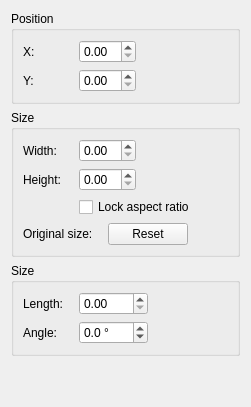
     <widget class="QWidget" name="posSizePage">
      <attribute name="title">
       <string>Position/Size</string>
      </attribute>
      <layout class="QGridLayout" name="gridLayout_21">
       <item row="0" column="0">
        <widget class="QGroupBox" name="groupBox_10">
         <property name="title">
          <string>Position</string>
         </property>
         <layout class="QGridLayout" name="gridLayout_18">
          <item row="0" column="0">
           <layout class="QFormLayout" name="formLayout_9">
            <item row="0" column="0">
             <widget class="QLabel" name="label_25">
              <property name="minimumSize">
               <size>
                <width>50</width>
                <height>0</height>
               </size>
              </property>
              <property name="text">
               <string>X:</string>
              </property>
             </widget>
            </item>
            <item row="0" column="1">
             <layout class="QHBoxLayout" name="horizontalLayout_9">
              <item>
               <widget class="QDoubleSpinBox" name="posXSpin"/>
              </item>
             </layout>
            </item>
            <item row="1" column="0">
             <widget class="QLabel" name="label_26">
              <property name="minimumSize">
               <size>
                <width>50</width>
                <height>0</height>
               </size>
              </property>
              <property name="text">
               <string>Y:</string>
              </property>
             </widget>
            </item>
            <item row="1" column="1">
             <layout class="QHBoxLayout" name="horizontalLayout_10">
              <item>
               <widget class="QDoubleSpinBox" name="posYSpin"/>
              </item>
             </layout>
            </item>
           </layout>
          </item>
          <item row="0" column="1">
           <spacer name="horizontalSpacer_9">
            <property name="orientation">
             <enum>Qt::Horizontal</enum>
            </property>
            <property name="sizeHint" stdset="0">
             <size>
              <width>40</width>
              <height>20</height>
             </size>
            </property>
           </spacer>
          </item>
         </layout>
        </widget>
       </item>
       <item row="2" column="0">
        <widget class="QGroupBox" name="sizeLineFrame">
         <property name="title">
          <string>Size</string>
         </property>
         <layout class="QGridLayout" name="gridLayout_20">
          <item row="0" column="0">
           <layout class="QFormLayout" name="formLayout_11">
            <item row="0" column="0">
             <widget class="QLabel" name="label_33">
              <property name="minimumSize">
               <size>
                <width>50</width>
                <height>0</height>
               </size>
              </property>
              <property name="text">
               <string>Length:</string>
              </property>
             </widget>
            </item>
            <item row="0" column="1">
             <layout class="QHBoxLayout" name="horizontalLayout_13">
              <item>
               <widget class="QDoubleSpinBox" name="sizeLineLengthSpin"/>
              </item>
             </layout>
            </item>
            <item row="1" column="0">
             <widget class="QLabel" name="label_35">
              <property name="minimumSize">
               <size>
                <width>50</width>
                <height>0</height>
               </size>
              </property>
              <property name="text">
               <string>Angle:</string>
              </property>
             </widget>
            </item>
            <item row="1" column="1">
             <layout class="QHBoxLayout" name="horizontalLayout_14">
              <item>
               <widget class="QDoubleSpinBox" name="sizeLineAngleSpin">
                <property name="suffix">
                 <string notr="true"> °</string>
                </property>
                <property name="decimals">
                 <number>1</number>
                </property>
                <property name="minimum">
                 <double>-180.000000000000000</double>
                </property>
                <property name="maximum">
                 <double>180.000000000000000</double>
                </property>
                <property name="singleStep">
                 <double>0.100000000000000</double>
                </property>
               </widget>
              </item>
             </layout>
            </item>
           </layout>
          </item>
          <item row="0" column="1">
           <spacer name="horizontalSpacer_11">
            <property name="orientation">
             <enum>Qt::Horizontal</enum>
            </property>
            <property name="sizeHint" stdset="0">
             <size>
              <width>40</width>
              <height>20</height>
             </size>
            </property>
           </spacer>
          </item>
         </layout>
        </widget>
       </item>
       <item row="1" column="0">
        <widget class="QGroupBox" name="sizeRectFrame">
         <property name="title">
          <string>Size</string>
         </property>
         <layout class="QGridLayout" name="gridLayout_22">
          <item row="1" column="0">
           <widget class="QWidget" name="sizeOriginalSizeGroup" native="true">
            <layout class="QHBoxLayout" name="horizontalLayout_26">
             <property name="spacing">
              <number>15</number>
             </property>
             <property name="leftMargin">
              <number>0</number>
             </property>
             <property name="topMargin">
              <number>0</number>
             </property>
             <property name="rightMargin">
              <number>0</number>
             </property>
             <property name="bottomMargin">
              <number>0</number>
             </property>
             <item>
              <widget class="QLabel" name="sizeOriginalSizeLabel">
               <property name="text">
                <string>Original size:</string>
               </property>
              </widget>
             </item>
             <item>
              <widget class="QPushButton" name="sizeResetImageButton">
               <property name="text">
                <string>Reset</string>
               </property>
              </widget>
             </item>
             <item>
              <spacer name="horizontalSpacer_25">
               <property name="orientation">
                <enum>Qt::Horizontal</enum>
               </property>
               <property name="sizeHint" stdset="0">
                <size>
                 <width>40</width>
                 <height>20</height>
                </size>
               </property>
              </spacer>
             </item>
            </layout>
           </widget>
          </item>
          <item row="0" column="0">
           <layout class="QGridLayout" name="gridLayout_19">
            <item row="0" column="1">
             <layout class="QHBoxLayout" name="horizontalLayout_11">
              <item>
               <widget class="QDoubleSpinBox" name="sizeWSpin"/>
              </item>
              <item>
               <spacer name="horizontalSpacer_10">
                <property name="orientation">
                 <enum>Qt::Horizontal</enum>
                </property>
                <property name="sizeHint" stdset="0">
                 <size>
                  <width>40</width>
                  <height>20</height>
                 </size>
                </property>
               </spacer>
              </item>
             </layout>
            </item>
            <item row="0" column="0">
             <widget class="QLabel" name="label_29">
              <property name="minimumSize">
               <size>
                <width>50</width>
                <height>0</height>
               </size>
              </property>
              <property name="text">
               <string>Width:</string>
              </property>
             </widget>
            </item>
            <item row="1" column="1">
             <layout class="QHBoxLayout" name="horizontalLayout_12">
              <item>
               <widget class="QDoubleSpinBox" name="sizeHSpin"/>
              </item>
              <item>
               <spacer name="horizontalSpacer_23">
                <property name="orientation">
                 <enum>Qt::Horizontal</enum>
                </property>
                <property name="sizeHint" stdset="0">
                 <size>
                  <width>40</width>
                  <height>20</height>
                 </size>
                </property>
               </spacer>
              </item>
             </layout>
            </item>
            <item row="2" column="1">
             <layout class="QVBoxLayout" name="verticalLayout_6">
              <item>
               <widget class="QCheckBox" name="sizeAspectCheck">
                <property name="sizePolicy">
                 <sizepolicy hsizetype="Minimum" vsizetype="Fixed">
                  <horstretch>0</horstretch>
                  <verstretch>0</verstretch>
                 </sizepolicy>
                </property>
                <property name="minimumSize">
                 <size>
                  <width>132</width>
                  <height>0</height>
                 </size>
                </property>
                <property name="text">
                 <string>Lock aspect ratio</string>
                </property>
               </widget>
              </item>
             </layout>
            </item>
            <item row="1" column="0">
             <widget class="QLabel" name="label_30">
              <property name="minimumSize">
               <size>
                <width>50</width>
                <height>0</height>
               </size>
              </property>
              <property name="text">
               <string>Height:</string>
              </property>
             </widget>
            </item>
           </layout>
          </item>
         </layout>
        </widget>
       </item>
       <item row="3" column="0">
        <spacer name="verticalSpacer_8">
         <property name="orientation">
          <enum>Qt::Vertical</enum>
         </property>
         <property name="sizeHint" stdset="0">
          <size>
           <width>20</width>
           <height>40</height>
          </size>
         </property>
        </spacer>
       </item>
      </layout>
     </widget>
